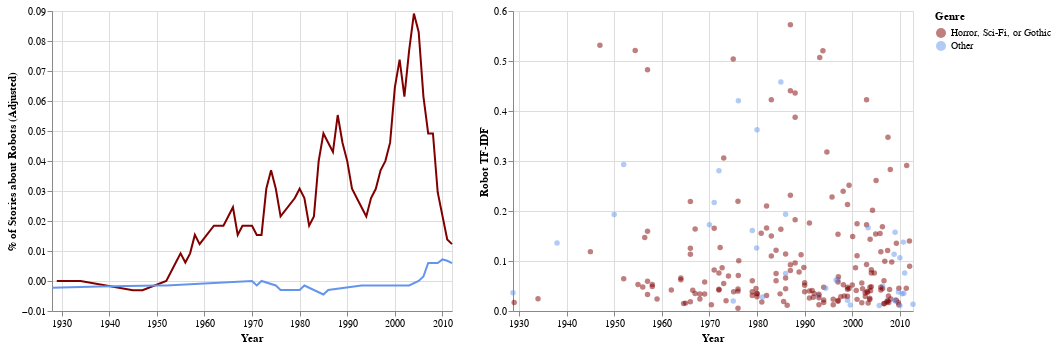

Notebook code cell kept with this figure:
### Code cell
line_all = alt.Chart(robot_freq).transform_window(
    rolling_mean='mean(adjusted)',
    frame=[-2,3]
).mark_line(color='cornflowerblue').encode(
    x=alt.X('year:T', title='Year'),
    y=alt.Y('rolling_mean:Q', title='% of Stories about Robots (Adjusted)')
)
line_scary = alt.Chart(robot_scary_freq).transform_window(
    rolling_mean='mean(adjusted)',
    frame=[-2,3]
).mark_line(color='maroon').encode(
    x=alt.X('year:T', title='Year'),
    y=alt.Y('rolling_mean:Q', title='% of Stories about Robots (Adjusted)')
)
dots = alt.Chart(robot).mark_circle(size=30,opacity=0.5).encode(
    x=alt.X('date:T', title='Year'),
    y=alt.Y('tfidf', title='Robot TF-IDF'),
    color=alt.Color('Genre', scale=alt.Scale(domain=['Horror, Sci-Fi, or Gothic', 'Other'], range=['maroon', 'cornflowerblue'])),
    # color=alt.Color('Genre', title='Genre', scale=alt.Scale(domain=[True, False], range=['maroon', 'cornflowerblue'])),
    tooltip=alt.Tooltip(['title', 'author'])
)
line_scary + line_all | dots

### Figure 1 — Vega-Lite specification as saved in the notebook (floating-point values rounded to 4 significant figures; data arrays with more than 128 entries replaced by an {"elided": "..."} marker saying what was removed)
{"config": {"view": {"continuousWidth": 400, "continuousHeight": 300}}, "hconcat": [{"layer": [{"data": {"name": "data-067d01064ba4b3c09a6b2e858a58be59"}, "mark": {"type": "line", "color": "maroon"}, "encoding": {"x": {"field": "year", "title": "Year", "type": "temporal"}, "y": {"field": "rolling_mean", "title": "% of Stories about Robots (Adjusted)", "type": "quantitative"}}, "transform": [{"window": [{"op": "mean", "field": "adjusted", "as": "rolling_mean"}], "frame": [-2, 3]}]}, {"data": {"name": "data-feab192408a9e79552989f9b6bf9ff8c"}, "mark": {"type": "line", "color": "cornflowerblue"}, "encoding": {"x": {"field": "year", "title": "Year", "type": "temporal"}, "y": {"field": "rolling_mean", "title": "% of Stories about Robots (Adjusted)", "type": "quantitative"}}, "transform": [{"window": [{"op": "mean", "field": "adjusted", "as": "rolling_mean"}], "frame": [-2, 3]}]}]}, {"data": {"name": "data-532a384c66c81135e94ef82df3ac0b1d"}, "mark": {"type": "circle", "opacity": 0.5, "size": 30}, "encoding": {"color": {"field": "Genre", "scale": {"domain": ["Horror, Sci-Fi, or Gothic", "Other"], "range": ["maroon", "cornflowerblue"]}, "type": "nominal"}, "tooltip": [{"field": "title", "type": "nominal"}, {"field": "author", "type": "nominal"}], "x": {"field": "date", "title": "Year", "type": "temporal"}, "y": {"field": "tfidf", "title": "Robot TF-IDF", "type": "quantitative"}}}], "$schema": "https://vega.github.io/schema/vega-lite/v4.17.0.json", "datasets": {"data-067d01064ba4b3c09a6b2e858a58be59": [{"year": "1929-01-01T00:00:00", "freq": 0.01844, "adjusted": 0.0}, {"year": "1934-01-01T00:00:00", "freq": 0.01844, "adjusted": 0.0}, {"year": "1945-01-01T00:00:00", "freq": 0.01844, "adjusted": 0.0}, {"year": "1947-01-01T00:00:00", "freq": 0.01844, "adjusted": 0.0}, {"year": "1952-01-01T00:00:00", "freq": 0.01844, "adjusted": 0.0}, {"year": "1954-01-01T00:00:00", "freq": 0.01844, "adjusted": -0.01844}, {"year": "1955-01-01T00:00:00", "freq": 0.01844, "adjusted": 0.0}, {"year": "1956-01-01T00:00:00", "freq": 0.03689, "adjusted": 0.01844}, {"year": "1957-01-01T00:00:00", "freq": 0.07377, "adjusted": 0.03689}, {"year": "1958-01-01T00:00:00", "freq": 0.03689, "adjusted": 0.01844}, {"year": "1959-01-01T00:00:00", "freq": 0.01844, "adjusted": -0.01844}, {"year": "1962-01-01T00:00:00", "freq": 0.01844, "adjusted": 0.0}, {"year": "1964-01-01T00:00:00", "freq": 0.05533, "adjusted": 0.03689}, {"year": "1965-01-01T00:00:00", "freq": 0.01844, "adjusted": 0.0}, {"year": "1966-01-01T00:00:00", "freq": 0.09222, "adjusted": 0.07377}, {"year": "1967-01-01T00:00:00", "freq": 0.03689, "adjusted": 0.01844}, {"year": "1968-01-01T00:00:00", "freq": 0.03689, "adjusted": 0.0}, {"year": "1969-01-01T00:00:00", "freq": 0.03689, "adjusted": 0.01844}, {"year": "1970-01-01T00:00:00", "freq": 0.01844, "adjusted": -0.01844}, {"year": "1971-01-01T00:00:00", "freq": 0.03689, "adjusted": 0.01844}, {"year": "1972-01-01T00:00:00", "freq": 0.09222, "adjusted": 0.07377}, {"year": "1973-01-01T00:00:00", "freq": 0.05533, "adjusted": 0.01844}, {"year": "1974-01-01T00:00:00", "freq": 0.01844, "adjusted": -0.01844}, {"year": "1975-01-01T00:00:00", "freq": 0.03689, "adjusted": 0.01844}, {"year": "1976-01-01T00:00:00", "freq": 0.1107, "adjusted": 0.07377}, {"year": "1979-01-01T00:00:00", "freq": 0.07377, "adjusted": 0.05533}, {"year": "1980-01-01T00:00:00", "freq": 0.07377, "adjusted": 0.03689}, {"year": "1981-01-01T00:00:00", "freq": 0.01844, "adjusted": -0.03689}, {"year": "1982-01-01T00:00:00", "freq": 0.05533, "adjusted": 0.01844}, {"year": "1983-01-01T00:00:00", "freq": 0.05533, "adjusted": 0.03689}, {"year": "1984-01-01T00:00:00", "freq": 0.07377, "adjusted": 0.05533}, {"year": "1985-01-01T00:00:00", "freq": 0.03689, "adjusted": 0.0}, {"year": "1986-01-01T00:00:00", "freq": 0.07377, "adjusted": 0.05533}, {"year": "1987-01-01T00:00:00", "freq": 0.09222, "adjusted": 0.07377}, {"year": "1988-01-01T00:00:00", "freq": 0.09222, "adjusted": 0.07377}, {"year": "1989-01-01T00:00:00", "freq": 0.03689, "adjusted": 0.01844}, {"year": "1990-01-01T00:00:00", "freq": 0.05533, "adjusted": 0.03689}, {"year": "1991-01-01T00:00:00", "freq": 0.09222, "adjusted": 0.07377}, {"year": "1992-01-01T00:00:00", "freq": 0.01844, "adjusted": 0.0}, {"year": "1993-01-01T00:00:00", "freq": 0.09222, "adjusted": 0.03689}, {"year": "1994-01-01T00:00:00", "freq": 0.07377, "adjusted": 0.01844}, {"year": "1995-01-01T00:00:00", "freq": 0.01844, "adjusted": 0.0}, {"year": "1996-01-01T00:00:00", "freq": 0.03689, "adjusted": 0.01844}, {"year": "1997-01-01T00:00:00", "freq": 0.1107, "adjusted": 0.05533}, {"year": "1998-01-01T00:00:00", "freq": 0.05533, "adjusted": 0.03689}, {"year": "1999-01-01T00:00:00", "freq": 0.1107, "adjusted": 0.05533}, {"year": "2000-01-01T00:00:00", "freq": 0.07377, "adjusted": 0.05533}, {"year": "2001-01-01T00:00:00", "freq": 0.05533, "adjusted": 0.01844}, {"year": "2002-01-01T00:00:00", "freq": 0.09222, "adjusted": 0.05533}, {"year": "2003-01-01T00:00:00", "freq": 0.2029, "adjusted": 0.166}, {"year": "2004-01-01T00:00:00", "freq": 0.1107, "adjusted": 0.09222}, {"year": "2005-01-01T00:00:00", "freq": 0.03689, "adjusted": -0.01844}, {"year": "2006-01-01T00:00:00", "freq": 0.166, "adjusted": 0.1475}, {"year": "2007-01-01T00:00:00", "freq": 0.1475, "adjusted": 0.09222}, {"year": "2008-01-01T00:00:00", "freq": 0.03689, "adjusted": 0.01844}, {"year": "2009-01-01T00:00:00", "freq": 0.09222, "adjusted": 0.03689}, {"year": "2011-01-01T00:00:00", "freq": 0.03689, "adjusted": 0.01844}, {"year": "2012-01-01T00:00:00", "freq": 0.03689, "adjusted": -0.01844}], "data-feab192408a9e79552989f9b6bf9ff8c": [{"year": "1928-01-01T00:00:00", "freq": 0.008979, "adjusted": 0.0}, {"year": "1938-01-01T00:00:00", "freq": 0.008979, "adjusted": -0.008979}, {"year": "1950-01-01T00:00:00", "freq": 0.008979, "adjusted": 0.0}, {"year": "1952-01-01T00:00:00", "freq": 0.008979, "adjusted": 0.0}, {"year": "1970-01-01T00:00:00", "freq": 0.008979, "adjusted": 0.0}, {"year": "1971-01-01T00:00:00", "freq": 0.008979, "adjusted": 0.0}, {"year": "1972-01-01T00:00:00", "freq": 0.008979, "adjusted": 0.0}, {"year": "1975-01-01T00:00:00", "freq": 0.008979, "adjusted": 0.0}, {"year": "1976-01-01T00:00:00", "freq": 0.008979, "adjusted": -0.008979}, {"year": "1979-01-01T00:00:00", "freq": 0.01796, "adjusted": 0.008979}, {"year": "1980-01-01T00:00:00", "freq": 0.008979, "adjusted": -0.008979}, {"year": "1981-01-01T00:00:00", "freq": 0.008979, "adjusted": -0.008979}, {"year": "1985-01-01T00:00:00", "freq": 0.008979, "adjusted": 0.0}, {"year": "1986-01-01T00:00:00", "freq": 0.01796, "adjusted": 0.0}, {"year": "1993-01-01T00:00:00", "freq": 0.008979, "adjusted": 0.0}, {"year": "1994-01-01T00:00:00", "freq": 0.008979, "adjusted": -0.008979}, {"year": "1996-01-01T00:00:00", "freq": 0.008979, "adjusted": 0.0}, {"year": "1997-01-01T00:00:00", "freq": 0.008979, "adjusted": 0.0}, {"year": "1999-01-01T00:00:00", "freq": 0.01796, "adjusted": 0.0}, {"year": "2003-01-01T00:00:00", "freq": 0.008979, "adjusted": 0.0}, {"year": "2005-01-01T00:00:00", "freq": 0.008979, "adjusted": 0.0}, {"year": "2006-01-01T00:00:00", "freq": 0.008979, "adjusted": -0.008979}, {"year": "2007-01-01T00:00:00", "freq": 0.008979, "adjusted": 0.0}, {"year": "2008-01-01T00:00:00", "freq": 0.01796, "adjusted": 0.008979}, {"year": "2009-01-01T00:00:00", "freq": 0.02694, "adjusted": 0.008979}, {"year": "2010-01-01T00:00:00", "freq": 0.0449, "adjusted": 0.02694}, {"year": "2011-01-01T00:00:00", "freq": 0.008979, "adjusted": 0.0}, {"year": "2012-01-01T00:00:00", "freq": 0.008979, "adjusted": -0.008979}], "data-532a384c66c81135e94ef82df3ac0b1d": {"elided": "222 records"}}}
